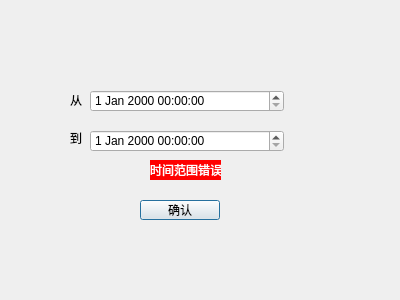
<?xml version="1.0" encoding="UTF-8"?>
<ui version="4.0">
 <class>get_time_range</class>
 <widget class="QDialog" name="get_time_range">
  <property name="geometry">
   <rect>
    <x>0</x>
    <y>0</y>
    <width>400</width>
    <height>300</height>
   </rect>
  </property>
  <property name="windowTitle">
   <string>Dialog</string>
  </property>
  <widget class="QDateTimeEdit" name="min_timeEdit">
   <property name="geometry">
    <rect>
     <x>90</x>
     <y>90</y>
     <width>194</width>
     <height>22</height>
    </rect>
   </property>
  </widget>
  <widget class="QDateTimeEdit" name="max_timeEdit">
   <property name="geometry">
    <rect>
     <x>90</x>
     <y>130</y>
     <width>194</width>
     <height>22</height>
    </rect>
   </property>
  </widget>
  <widget class="QPushButton" name="OK_button">
   <property name="geometry">
    <rect>
     <x>140</x>
     <y>200</y>
     <width>80</width>
     <height>20</height>
    </rect>
   </property>
   <property name="text">
    <string>确认</string>
   </property>
  </widget>
  <widget class="QLabel" name="label">
   <property name="geometry">
    <rect>
     <x>70</x>
     <y>90</y>
     <width>16</width>
     <height>20</height>
    </rect>
   </property>
   <property name="text">
    <string>从</string>
   </property>
  </widget>
  <widget class="QLabel" name="label_2">
   <property name="geometry">
    <rect>
     <x>70</x>
     <y>130</y>
     <width>16</width>
     <height>16</height>
    </rect>
   </property>
   <property name="text">
    <string>到</string>
   </property>
  </widget>
  <widget class="QLabel" name="error_range_warning">
   <property name="geometry">
    <rect>
     <x>150</x>
     <y>160</y>
     <width>71</width>
     <height>20</height>
    </rect>
   </property>
   <property name="styleSheet">
    <string notr="true">background-color: rgb(255, 0, 0);
color: rgb(255, 255, 255);</string>
   </property>
   <property name="text">
    <string>时间范围错误！</string>
   </property>
  </widget>
 </widget>
 <resources/>
 <connections/>
</ui>
